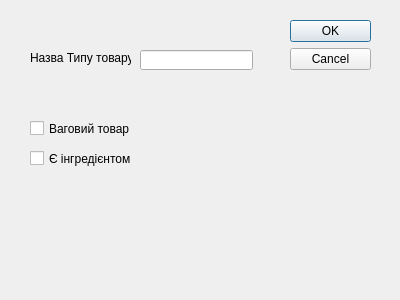
<?xml version="1.0" encoding="UTF-8"?>
<ui version="4.0">
 <class>add_new_type</class>
 <widget class="QDialog" name="add_new_type">
  <property name="geometry">
   <rect>
    <x>0</x>
    <y>0</y>
    <width>400</width>
    <height>300</height>
   </rect>
  </property>
  <property name="windowTitle">
   <string>Dialog</string>
  </property>
  <widget class="QDialogButtonBox" name="buttonBox">
   <property name="geometry">
    <rect>
     <x>290</x>
     <y>20</y>
     <width>81</width>
     <height>71</height>
    </rect>
   </property>
   <property name="orientation">
    <enum>Qt::Vertical</enum>
   </property>
   <property name="standardButtons">
    <set>QDialogButtonBox::Cancel|QDialogButtonBox::Ok</set>
   </property>
  </widget>
  <widget class="QCheckBox" name="checkBox">
   <property name="geometry">
    <rect>
     <x>30</x>
     <y>120</y>
     <width>121</width>
     <height>17</height>
    </rect>
   </property>
   <property name="text">
    <string>Ваговий товар</string>
   </property>
  </widget>
  <widget class="QLineEdit" name="lineEdit">
   <property name="geometry">
    <rect>
     <x>140</x>
     <y>50</y>
     <width>113</width>
     <height>20</height>
    </rect>
   </property>
  </widget>
  <widget class="QLabel" name="label">
   <property name="geometry">
    <rect>
     <x>30</x>
     <y>50</y>
     <width>101</width>
     <height>16</height>
    </rect>
   </property>
   <property name="text">
    <string>Назва Типу товару</string>
   </property>
  </widget>
  <widget class="QCheckBox" name="checkBox_2">
   <property name="geometry">
    <rect>
     <x>30</x>
     <y>150</y>
     <width>221</width>
     <height>17</height>
    </rect>
   </property>
   <property name="text">
    <string>Є інгредієнтом</string>
   </property>
  </widget>
 </widget>
 <resources/>
 <connections>
  <connection>
   <sender>buttonBox</sender>
   <signal>accepted()</signal>
   <receiver>add_new_type</receiver>
   <slot>accept()</slot>
   <hints>
    <hint type="sourcelabel">
     <x>248</x>
     <y>254</y>
    </hint>
    <hint type="destinationlabel">
     <x>157</x>
     <y>274</y>
    </hint>
   </hints>
  </connection>
  <connection>
   <sender>buttonBox</sender>
   <signal>rejected()</signal>
   <receiver>add_new_type</receiver>
   <slot>reject()</slot>
   <hints>
    <hint type="sourcelabel">
     <x>316</x>
     <y>260</y>
    </hint>
    <hint type="destinationlabel">
     <x>286</x>
     <y>274</y>
    </hint>
   </hints>
  </connection>
 </connections>
</ui>
